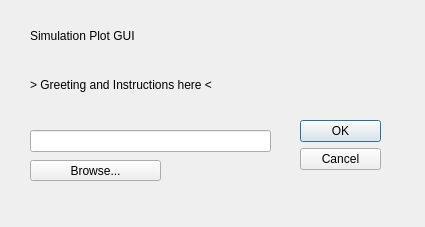
<?xml version="1.0" encoding="UTF-8"?>
<ui version="4.0">
 <class>StartUpDialog</class>
 <widget class="QDialog" name="StartUpDialog">
  <property name="geometry">
   <rect>
    <x>0</x>
    <y>0</y>
    <width>425</width>
    <height>227</height>
   </rect>
  </property>
  <property name="windowTitle">
   <string>SimulationPlotGUI</string>
  </property>
  <widget class="QDialogButtonBox" name="buttonBox">
   <property name="geometry">
    <rect>
     <x>300</x>
     <y>120</y>
     <width>81</width>
     <height>241</height>
    </rect>
   </property>
   <property name="orientation">
    <enum>Qt::Vertical</enum>
   </property>
   <property name="standardButtons">
    <set>QDialogButtonBox::Cancel|QDialogButtonBox::Ok</set>
   </property>
  </widget>
  <widget class="QLineEdit" name="DirectoryLineEdit">
   <property name="geometry">
    <rect>
     <x>30</x>
     <y>130</y>
     <width>241</width>
     <height>22</height>
    </rect>
   </property>
   <property name="readOnly">
    <bool>true</bool>
   </property>
  </widget>
  <widget class="QPushButton" name="BrowseDirectoryButton">
   <property name="geometry">
    <rect>
     <x>30</x>
     <y>160</y>
     <width>131</width>
     <height>21</height>
    </rect>
   </property>
   <property name="text">
    <string>Browse...</string>
   </property>
  </widget>
  <widget class="QLabel" name="TitleLabel">
   <property name="geometry">
    <rect>
     <x>30</x>
     <y>20</y>
     <width>211</width>
     <height>31</height>
    </rect>
   </property>
   <property name="text">
    <string>Simulation Plot GUI</string>
   </property>
  </widget>
  <widget class="QLabel" name="InstructionLabel">
   <property name="geometry">
    <rect>
     <x>30</x>
     <y>50</y>
     <width>261</width>
     <height>71</height>
    </rect>
   </property>
   <property name="text">
    <string>&gt; Greeting and Instructions here &lt;</string>
   </property>
  </widget>
 </widget>
 <resources/>
 <connections>
  <connection>
   <sender>buttonBox</sender>
   <signal>accepted()</signal>
   <receiver>StartUpDialog</receiver>
   <slot>accept()</slot>
   <hints>
    <hint type="sourcelabel">
     <x>248</x>
     <y>254</y>
    </hint>
    <hint type="destinationlabel">
     <x>157</x>
     <y>274</y>
    </hint>
   </hints>
  </connection>
  <connection>
   <sender>buttonBox</sender>
   <signal>rejected()</signal>
   <receiver>StartUpDialog</receiver>
   <slot>reject()</slot>
   <hints>
    <hint type="sourcelabel">
     <x>316</x>
     <y>260</y>
    </hint>
    <hint type="destinationlabel">
     <x>286</x>
     <y>274</y>
    </hint>
   </hints>
  </connection>
     <resources>
         <include location="StartUpPrompt.qrc"/>
     </resources>
 </connections>
</ui>
